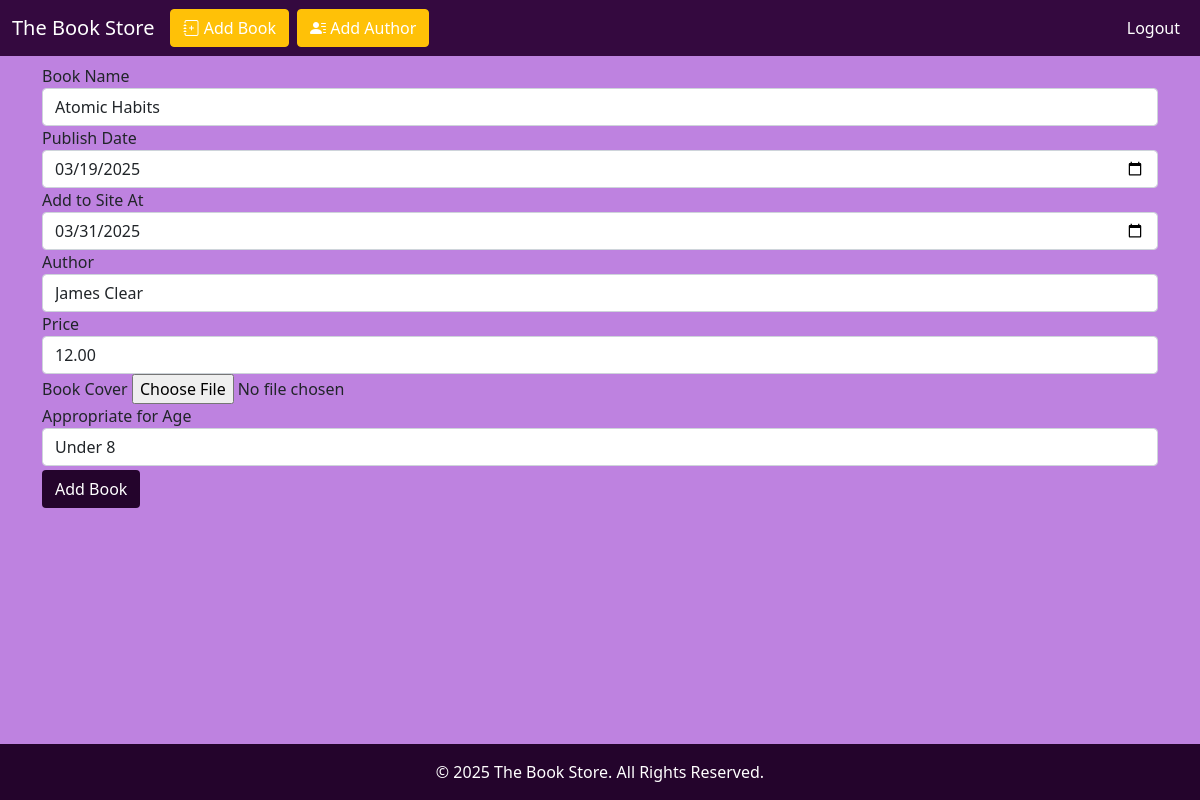
/edit_book/1 (signed in), run on the app's committed database.
### models.py (models this page shows)
class Book(db.Model):
    id = db.Column(db.Integer, primary_key=True)
    name = db.Column(db.String(100), nullable=False)
    publish_date = db.Column(db.Date, nullable=False)
    add_to_site_at = db.Column(db.Date, nullable=False)
    author_id = db.Column(db.Integer, db.ForeignKey('author.id'), nullable=False)
    price = db.Column(db.Float, nullable=False)
    appropriate = db.Column(db.String(20), nullable=False)
    image_filename = db.Column(db.String(255))

### app.py (the view, shortened to what this page needs)
@app.route('/edit_book/<int:book_id>', methods=['GET', 'POST'])
@login_required
def edit_book(book_id):
    book = Book.query.get_or_404(book_id)
    form = BookForm(obj=book)
    form.author.choices = [(author.id, author.name) for author in Author.query.all()]
    return render_template('forms.html', form=form)

### forms/forms.py
class BookForm(FlaskForm):
    name = StringField('Book Name', validators=[DataRequired(), Length(max=100)])
    publish_date = DateField('Publish Date', format='%Y-%m-%d', validators=[DataRequired()])
    add_to_site_at = DateField('Add to Site At', format='%Y-%m-%d', validators=[DataRequired()])
    author = SelectField('Author', choices=[], coerce=int, validators=[Optional()])
    price = DecimalField('Price', validators=[DataRequired(), NumberRange(min=0)], places=2)
    image = FileField('Book Cover', validators=[FileAllowed(['jpg', 'png', 'jpeg'], 'Images only!')])
    appropriate = SelectField('Appropriate for Age', choices=[('under_8', 'Under 8'), ('8_15', '8-15'), ('adults', 'Adults')])
    submit = SubmitField('Add Book')

### app.py (called while the page is built)
@login_manager.user_loader
def load_user(user_id):
    return User.query.get(int(user_id))

### templates/forms.html (shortened to what this page needs)
{% extends 'base.html'%}
{% import "bootstrap/wtf.html" as wtf %}
{% block content %}
<div class="container">
<form method="POST" enctype="multipart/form-data">
    {{wtf.quick_form(form)}}
</form>
</div>
  {% endblock content %}

### static/css/style.css (style rules this page uses)
html, body { height: 100%; margin: 0; display: flex; flex-direction: column; }
body { background: #D8EEDF; }
#submit { background-color: #24042c; margin-top: 4px; margin-bottom: 4px; color:white; }

### data on the page
Book: name "Atomic Habits", publish_date "03/19/2025", add_to_site_at "03/31/2025", author "James Clear", price "12.00", appropriate "Under 8"
